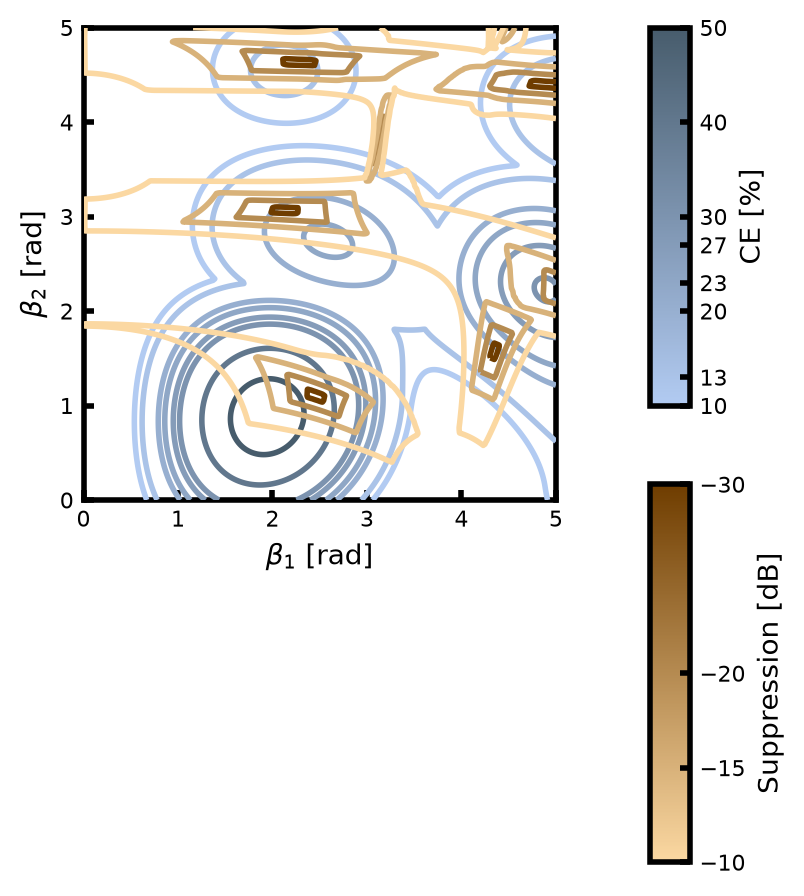

Recreate this plot in Python.
"""
ce_and_suppression_contour.py

For dual-tone phase modulation (ch1 at f with depth beta1/phase phi1, ch2 at
2f with depth beta2/phase phi2 -- see dual_tone_amplitudes in
comb_displayer.py), maps out, on the (beta1, beta2) plane, which (beta1,
beta2) pairs can reach each of two families of user-specified targets, at
*some* choice of phi2 (phi1 fixed at PHI1_DEG as an overall phase reference --
it doesn't affect any |A_p|^2, so fixing it loses no generality):

  CE_LIST_PERCENT:     conversion efficiency into WANTED_ORDER, |A_{+1}|^2 (%)
  SUPPRESSION_LIST_DB: the worse of carrier suppression (|A_0|^2) and
                       sideband suppression (|A_-1|^2 / |A_+1|^2), i.e. the
                       same minimax objective as ce_suppression_tradeoff.py

For each (beta1, beta2), "achievable at some phi2" is defined via the BEST
case over phi2: CE_max(beta1, beta2) = max over phi2 of CE, and
best_minimax(beta1, beta2) = min over phi2 of max(carrier_supp_dB,
sideband_supp_dB). A target CE is achievable wherever CE_max >= target (you
can always back off from the best case); a target suppression level is
achievable wherever best_minimax <= target. Setting FIXED_PHI2_DEG instead
skips this per-metric optimization entirely: every field is evaluated at
that one fixed phi2 (same value for every beta1, beta2 point), showing what
a single real phase setting actually delivers across the plane rather than
each metric's own best-case ceiling. Each requested value becomes one
opaque contour line, colored by where it falls within its own family's
gradient (CE: pale -> CE_COLOR_HIGH as CE increases; suppression: pale ->
SUPP_COLOR_HIGH as the suppression requirement gets stricter/more negative).
Both families are drawn on the same (beta1, beta2) axes; two small vertical
colorbars alongside it (rather than a legend) show which color corresponds
to which requested value.

The (beta1, beta2, phi2) grid is evaluated in one vectorized pass per order
(a matrix product over the shared Jacobi-Anger k-sum), not a per-point
optimizer call, since phi2 only enters through a finite Fourier series -- see
_amplitude_grid.
"""

import sys
from pathlib import Path
sys.path.insert(0, str(Path(__file__).resolve().parent.parent / 'experiment_control'))

import numpy as np
import matplotlib.pyplot as plt
import matplotlib.colors as mcolors
from matplotlib.widgets import TextBox
from scipy.special import jv

from graphics import (
    DARKBLUE2, LIGHTBLUE2, RED2,
    spine_linewidth, tick_width, tick_direction,
    axis_label_fontsize, tick_label_fontsize,
)

# ── target values ──────────────────────────────────────────────────────────────
CE_LIST_PERCENT     = [6, 20, 35, 47, 54]      # conversion efficiency into WANTED_ORDER
SUPPRESSION_LIST_DB = [-10, -14, -20, -30, -40]      # worse of carrier/sideband suppression
# CE_LIST_PERCENT     = [41, 43, 45, 47, 48.5, 50]      # conversion efficiency into WANTED_ORDER
# SUPPRESSION_LIST_DB = [-46, -40, -33.5, -30]      # worse of carrier/sideband suppression
CE_LIST_PERCENT     = [6, 20, 35, 47, 54, 10, 13, 0.6]      # conversion efficiency into WANTED_ORDER
SUPPRESSION_LIST_DB = [-5, -10, -14, -20, -40] 
CE_LIST_PERCENT     = [10, 20, 30, 40, 50, 23, 27, 13]      # conversion efficiency into WANTED_ORDER
SUPPRESSION_LIST_DB = [-20, -30, -15, -10] 
# ─────────────────────────────────────────────────────────────────────────────

# ── orders / phase convention ─────────────────────────────────────────────────
WANTED_ORDER   =  1    # CE = |A_{WANTED_ORDER}|^2 (fraction of total input power)
UNWANTED_ORDER = -1    # sideband suppression = |A_{UNWANTED_ORDER}|^2 / |A_{WANTED_ORDER}|^2
CARRIER_ORDER  =  0    # carrier suppression  = |A_{CARRIER_ORDER}|^2
PHI1_DEG = 0.0         # ch1 phase, fixed reference (see module docstring)
# ─────────────────────────────────────────────────────────────────────────────

# ── beta1/beta2 grid ───────────────────────────────────────────────────────────
BETA1_BOUNDS = (0.0, 5)   # rad
BETA2_BOUNDS = (0.0, 5)   # rad
# BETA1_BOUNDS = (2.3, 2.6)   # rad
# BETA2_BOUNDS = (1.0, 1.2)   # rad
GRID_N1 = 300               # beta1 samples
GRID_N2 = 300               # beta2 samples
PHI2_N  = 361               # phi2 samples swept per (beta1, beta2) point (1 deg resolution)

# None (default): each (beta1, beta2) point's fields are the BEST achievable
# value over a PHI2_N-point phi2 sweep, independently per metric (see
# _compute_fields) -- "can this beta pair reach X at *some* phi2".
# A number instead: skip the sweep/optimization entirely and evaluate every
# field at that ONE fixed phi2 (the same value for every (beta1, beta2)
# point) -- "does this beta pair reach X at *this specific* phi2", i.e. what
# a single real hardware phase setting actually delivers across the plane,
# rather than each metric's own best-case ceiling.
FIXED_PHI2_DEG = None
# ─────────────────────────────────────────────────────────────────────────────

# ── CE contours ────────────────────────────────────────────────────────────────
# Each requested CE level is drawn fully opaque, colored along a gradient from
# CE_COLOR_LOW (smallest requested CE) to CE_COLOR_HIGH (largest).
CE_COLOR_LOW  = LIGHTBLUE2
CE_COLOR_HIGH = DARKBLUE2
CE_ALPHA      = 1.0
CE_LINESTYLE  = '-'
CE_LINEWIDTH  = 2.0
CE_ZORDER = 3
# ─────────────────────────────────────────────────────────────────────────────

# ── suppression contours ──────────────────────────────────────────────────────
# SHOW_SEPARATE_SUPPRESSION = False: one "combined" field per (beta1, beta2)
# -- the best-over-phi2 minimax of carrier and sideband suppression (the same
# metric ce_suppression_tradeoff.py optimizes) -- contoured at
# SUPPRESSION_LIST_DB in SUPP_COLOR_LOW -> SUPP_COLOR_HIGH (red).
# SHOW_SEPARATE_SUPPRESSION = True: skip that combined field and instead
# contour carrier suppression (order CARRIER_ORDER, i.e. order 0) and
# sideband suppression (order UNWANTED_ORDER, i.e. order -1) SEPARATELY, each
# still best-over-phi2 but optimized independently of the other -- both at
# the same SUPPRESSION_LIST_DB levels, carrier in CARRIER_SUPP_COLOR_LOW ->
# CARRIER_SUPP_COLOR_HIGH (green), sideband in SUPP_COLOR_LOW -> SUPP_COLOR_HIGH
# (the same red as the combined case).
SHOW_SEPARATE_SUPPRESSION = False

# Each requested suppression level is drawn fully opaque, colored along a
# gradient from *_COLOR_LOW (weakest/smallest-magnitude requested
# suppression) to *_COLOR_HIGH (strictest/largest-magnitude).
SUPP_COLOR_LOW  = '#FBD8A2'   # sideband suppression (order -1) -- red
SUPP_COLOR_HIGH = '#6F3D00'
SUPP_ALPHA      = 1.0
SUPP_LINESTYLE  = '-'
SUPP_LINEWIDTH  = 2.0
SUPP_ZORDER = 4

CARRIER_SUPP_COLOR_LOW  = '#cce5cc'   # carrier suppression (order 0) -- green, SHOW_SEPARATE_SUPPRESSION only
CARRIER_SUPP_COLOR_HIGH = '#004c00'
CARRIER_SUPP_ALPHA      = 1.0
CARRIER_SUPP_LINESTYLE  = '-'
CARRIER_SUPP_LINEWIDTH  = 3.0
CARRIER_SUPP_ZORDER = 5
# ─────────────────────────────────────────────────────────────────────────────

# ── plot layout ────────────────────────────────────────────────────────────────
SHOW_GRID      = False
SHOW_COLORBARS = True   # two vertically stacked colorbars (CE above suppression) instead of a legend
XLIM = None   # None = BETA1_BOUNDS
YLIM = None   # None = BETA2_BOUNDS

axes_width_mm  = 60.0
axes_height_mm = 60.0
left_mm    = 20.0
right_mm   = 22.0   # wide enough for the colorbars' tick labels + rotated ylabel
bottom_mm  = 16.0
top_mm     =  8.0

# Colorbar strip to the right of the main axes: 2 (combined suppression) or
# 3 (SHOW_SEPARATE_SUPPRESSION) bars stacked top to bottom, CE always on top.
# Each bar gets a FIXED height (colorbar_height_mm) regardless of how many
# are stacked -- rather than dividing axes_height_mm evenly -- so a label
# like "Carrier suppression [dB]" always has the same room whether there are
# 2 or 3 bars. The colorbar stack and the main axes share the same top edge;
# whichever of the two (stack height vs axes_height_mm) is taller sets the
# plot's total vertical extent, so the shorter one just doesn't reach as far
# down.
colorbar_width_mm  = 5.0
colorbar_height_mm = 48.0   # tall enough that the longest label ("Carrier suppression [dB]") fits at axis_label_fontsize
colorbar_gap_mm    = 12.0   # horizontal gap between the main axes and the colorbars
colorbar_vgap_mm   = 10.0   # vertical gap between stacked colorbars
colorbars_fig_left_mm = 3.0   # small left buffer for the standalone colorbars-only figure below
# ─────────────────────────────────────────────────────────────────────────────

# ── publication export ────────────────────────────────────────────────────────
# When True: removes axis/tick labels and the legend, and saves an SVG to
# SAVE_FOLDER (in addition to the normal figure that's still shown/PNG-saved).
# When SHOW_COLORBARS is also True, a second, entirely separate SVG
# (COLORBARS_PUBLICATION_SVG_NAME) is saved containing ONLY the colorbar
# stack (with its labels/ticks -- unlike the main plot, blank colorbars would
# be useless), meant to be composited alongside the label-stripped main
# figure in whatever tool assembles the final publication figure.
FOR_PUBLICATION = True
SAVE_FOLDER = r"C:\Users\jake\OneDrive - UCB-O365\quantum_nanophoxonics\media"
PUBLICATION_SVG_NAME = 'ce_and_suppression_contour.svg'
COLORBARS_PUBLICATION_SVG_NAME = 'ce_and_suppression_contour_colorbars.svg'
# ─────────────────────────────────────────────────────────────────────────────

# ── interactive mode ───────────────────────────────────────────────────────────
# If True, main() skips the static save/show path entirely and instead opens a
# window with the contour plot plus two text boxes (CE levels, suppression
# levels, comma/whitespace separated). Editing a box and pressing Enter
# reparses that list and redraws immediately. The (beta1, beta2, phi2) field
# evaluation -- the expensive part -- runs once at startup; every redraw only
# recomputes the (cheap) contour lines and colorbars from the cached fields.
INTERACTIVE = False
INTERACTIVE_TEXTBOX_HEIGHT_MM = 10.0
INTERACTIVE_TEXTBOX_GAP_MM    =  6.0   # vertical gap: plot -> boxes, and between the two boxes
# ─────────────────────────────────────────────────────────────────────────────


# ─────────────────────────────────────────────────────────────────────────────
# Theory / fields
# ─────────────────────────────────────────────────────────────────────────────

def _k_trunc():
    return int(2 * max(BETA1_BOUNDS[1], BETA2_BOUNDS[1])) + 20


def _amplitude_grid(beta1_vals, beta2_vals, phi2_vals_rad, order):
    """
    A_order[i, j, m] = complex amplitude at harmonic `order`, for every
    combination of beta1_vals[i], beta2_vals[j], phi2_vals_rad[m].

        A_p = Sum_k J_{p-2k}(beta1) * J_k(beta2) * exp(i[(p-2k)*phi1 + k*phi2])

    phi2 only enters through the exp(i*k*phi2) factor, so for fixed
    (beta1, beta2) this is a finite Fourier series in phi2 -- computed here
    for every (beta1, beta2, phi2) at once as a single matrix product
    (contracting over k), rather than looping per grid point.
    """
    k_trunc = _k_trunc()
    k = np.arange(-k_trunc, k_trunc + 1)
    phi1_rad = np.deg2rad(PHI1_DEG)

    X = jv(order - 2 * k, beta1_vals[:, None]) * np.exp(1j * (order - 2 * k) * phi1_rad)  # (n1, nk)
    Y = jv(k, beta2_vals[:, None])                                                          # (n2, nk)
    Z = np.exp(1j * np.outer(k, phi2_vals_rad))                                             # (nk, nphi2)

    C = X[:, None, :] * Y[None, :, :]        # (n1, n2, nk)
    n1, n2, nk = C.shape
    return (C.reshape(n1 * n2, nk) @ Z).reshape(n1, n2, -1)


def _compute_fields(beta1_vals, beta2_vals):
    """
    Returns (ce_field, minimax_field, carrier_field, sideband_field), each
    shape (len(beta1_vals), len(beta2_vals)).

    FIXED_PHI2_DEG is None (default): each field is the BEST value of that
    metric over a PHI2_N-point phi2 sweep, independently per metric -- the
    phi2 achieving carrier_field needn't be the same one achieving
    sideband_field or minimax_field.

    FIXED_PHI2_DEG is a number: no sweep/optimization at all -- every field
    is just that metric's actual value at that one fixed phi2 (the same
    phi2 for every (beta1, beta2) point).
    """
    if FIXED_PHI2_DEG is not None:
        phi2_vals_rad = np.deg2rad(np.array([FIXED_PHI2_DEG]))
    else:
        phi2_vals_rad = np.deg2rad(np.linspace(0.0, 360.0, PHI2_N, endpoint=False))

    p_carrier = np.abs(_amplitude_grid(beta1_vals, beta2_vals, phi2_vals_rad, CARRIER_ORDER)) ** 2
    p_wanted  = np.abs(_amplitude_grid(beta1_vals, beta2_vals, phi2_vals_rad, WANTED_ORDER)) ** 2
    p_unwanted = np.abs(_amplitude_grid(beta1_vals, beta2_vals, phi2_vals_rad, UNWANTED_ORDER)) ** 2

    ce_percent = p_wanted * 100.0
    carrier_supp_db = 10.0 * np.log10(np.maximum(p_carrier, 1e-30))
    sideband_supp_db = (10.0 * np.log10(np.maximum(p_unwanted, 1e-30))
                         - 10.0 * np.log10(np.maximum(p_wanted, 1e-30)))
    minimax_db = np.maximum(carrier_supp_db, sideband_supp_db)

    if FIXED_PHI2_DEG is not None:
        ce_field = ce_percent[:, :, 0]
        minimax_field = minimax_db[:, :, 0]
        carrier_field = carrier_supp_db[:, :, 0]
        sideband_field = sideband_supp_db[:, :, 0]
    else:
        ce_field = ce_percent.max(axis=-1)
        minimax_field = minimax_db.min(axis=-1)
        carrier_field = carrier_supp_db.min(axis=-1)
        sideband_field = sideband_supp_db.min(axis=-1)
    return ce_field, minimax_field, carrier_field, sideband_field


# ─────────────────────────────────────────────────────────────────────────────
# Plot
# ─────────────────────────────────────────────────────────────────────────────

def _level_colormap(levels, color_low, color_high):
    """LinearSegmentedColormap running from color_low (at min(levels)) to
    color_high (at max(levels)), plus a Normalize spanning that same range."""
    cmap = mcolors.LinearSegmentedColormap.from_list('grad', [color_low, color_high])
    lo, hi = min(levels), max(levels)
    norm = mcolors.Normalize(vmin=lo, vmax=hi if hi > lo else lo + 1.0)
    return cmap, norm


def _field_source_phrase():
    """A noun phrase describing a field's extremum, for warning/print
    messages -- best-over-phi2 (default) or one fixed phi2 (FIXED_PHI2_DEG).
    Reads naturally after both "exceeds ..." and "is better than ...":
    "exceeds the best achievable value anywhere on the grid" / "exceeds the
    value anywhere on the grid at the fixed phi2=X deg"."""
    if FIXED_PHI2_DEG is not None:
        return f"the value anywhere on the grid at the fixed phi2={FIXED_PHI2_DEG:g} deg"
    return "the best achievable value anywhere on the grid"


def _draw_ce_contours(ax, B1, B2, ce_max, cmap, norm):
    levels = sorted(set(CE_LIST_PERCENT))
    field_max = ce_max.max()
    for level in levels:
        if level > field_max:
            print(f"  Warning: CE={level:g}% exceeds {_field_source_phrase()} "
                  f"({field_max:.2f}%); that contour won't appear.")
            continue
        color = mcolors.to_rgba(cmap(norm(level)), CE_ALPHA)
        ax.contour(B1, B2, ce_max, levels=[level], colors=[color],
                   linewidths=CE_LINEWIDTH, linestyles=CE_LINESTYLE, zorder=CE_ZORDER)


def _draw_suppression_like_contours(ax, B1, B2, field, cmap, norm, linestyle, linewidth, alpha,
                                     zorder, name):
    """
    Draws SUPPRESSION_LIST_DB as contours of `field` (a suppression-style
    metric in dB, more negative = better -- the combined minimax, or
    carrier/sideband suppression alone; either best-over-phi2 or at one
    fixed phi2, see _compute_fields/FIXED_PHI2_DEG). `name` only affects the
    console warning when a requested level isn't reached anywhere on the grid.
    """
    levels = sorted(set(SUPPRESSION_LIST_DB))
    field_min = field.min()
    for level in levels:
        if level < field_min:
            print(f"  Warning: {name} suppression={level:g} dB is better than {_field_source_phrase()} "
                  f"({field_min:.2f} dB); that contour won't appear.")
            continue
        color = mcolors.to_rgba(cmap(norm(level)), alpha)
        ax.contour(B1, B2, field, levels=[level], colors=[color],
                   linewidths=linewidth, linestyles=linestyle, zorder=zorder)


def _compute_colorbar_specs():
    """
    Returns the (ylabel, cmap, norm, levels, invert_yaxis) list -- CE first,
    then either the combined suppression or the separate carrier/sideband
    pair (per SHOW_SEPARATE_SUPPRESSION), topmost first. Shared by
    _draw_all_contours (which pulls each spec's cmap/norm to color its
    matching contours) and _build_colorbars_figure (the standalone
    colorbars-only publication figure), so the two never drift apart.
    """
    ce_levels = sorted(set(CE_LIST_PERCENT))
    ce_cmap, ce_norm = _level_colormap(ce_levels, CE_COLOR_LOW, CE_COLOR_HIGH)
    specs = [('CE [%]', ce_cmap, ce_norm, ce_levels, False)]

    # Reversed color order (*_COLOR_HIGH first): levels are negative dB, so
    # the most negative (strictest) requested value sits at norm's low end
    # but should still map to the "strong"/dark end of the gradient.
    supp_levels = sorted(set(SUPPRESSION_LIST_DB))
    if SHOW_SEPARATE_SUPPRESSION:
        carrier_cmap, carrier_norm = _level_colormap(supp_levels, CARRIER_SUPP_COLOR_HIGH,
                                                       CARRIER_SUPP_COLOR_LOW)
        specs.append(('Carrier suppression [dB]', carrier_cmap, carrier_norm, supp_levels, True))

        sideband_cmap, sideband_norm = _level_colormap(supp_levels, SUPP_COLOR_HIGH, SUPP_COLOR_LOW)
        specs.append(('Sideband suppression [dB]', sideband_cmap, sideband_norm, supp_levels, True))
    else:
        supp_cmap, supp_norm = _level_colormap(supp_levels, SUPP_COLOR_HIGH, SUPP_COLOR_LOW)
        specs.append(('Suppression [dB]', supp_cmap, supp_norm, supp_levels, True))

    return specs


def _draw_all_contours(ax, B1, B2, ce_max, best_minimax, best_carrier_supp, best_sideband_supp):
    """
    Draws CE contours plus either the combined suppression contours or the
    separate carrier/sideband contours (per SHOW_SEPARATE_SUPPRESSION) onto
    ax, using the colors from _compute_colorbar_specs(). Returns that same
    specs list.
    """
    specs = _compute_colorbar_specs()
    _draw_ce_contours(ax, B1, B2, ce_max, specs[0][1], specs[0][2])

    if SHOW_SEPARATE_SUPPRESSION:
        _, carrier_cmap, carrier_norm, _, _ = specs[1]
        _draw_suppression_like_contours(ax, B1, B2, best_carrier_supp, carrier_cmap, carrier_norm,
                                         CARRIER_SUPP_LINESTYLE, CARRIER_SUPP_LINEWIDTH,
                                         CARRIER_SUPP_ALPHA, CARRIER_SUPP_ZORDER, 'carrier')
        _, sideband_cmap, sideband_norm, _, _ = specs[2]
        _draw_suppression_like_contours(ax, B1, B2, best_sideband_supp, sideband_cmap, sideband_norm,
                                         SUPP_LINESTYLE, SUPP_LINEWIDTH, SUPP_ALPHA, SUPP_ZORDER,
                                         'sideband')
    else:
        _, supp_cmap, supp_norm, _, _ = specs[1]
        _draw_suppression_like_contours(ax, B1, B2, best_minimax, supp_cmap, supp_norm,
                                         SUPP_LINESTYLE, SUPP_LINEWIDTH, SUPP_ALPHA, SUPP_ZORDER,
                                         'combined')

    return specs


def _style_colorbar(cb, ylabel, show_labels: bool = True):
    if show_labels:
        cb.ax.set_ylabel(ylabel, fontsize=axis_label_fontsize)
        cb.ax.tick_params(direction=tick_direction, width=tick_width, labelsize=tick_label_fontsize)
    else:
        cb.ax.set_ylabel('')
        cb.ax.tick_params(direction=tick_direction, width=tick_width,
                           labelleft=False, labelright=False)
    cb.outline.set_linewidth(spine_linewidth)


def _colorbar_stack_height_mm(n):
    return n * colorbar_height_mm + max(n - 1, 0) * colorbar_vgap_mm


def _make_colorbar_axes(fig, n, cbar_left, cbar_w, plot_top_mm, fig_h):
    """Creates n empty axes stacked vertically, each a fixed colorbar_height_mm
    tall regardless of n, top-aligned with plot_top_mm (the shared top edge
    with the main axes) -- to be filled (once, or repeatedly) by
    _fill_colorbars."""
    caxes = []
    for i in range(n):
        top_mm_i = plot_top_mm - i * (colorbar_height_mm + colorbar_vgap_mm)
        bottom_mm_i = top_mm_i - colorbar_height_mm
        caxes.append(fig.add_axes([cbar_left, bottom_mm_i / fig_h, cbar_w, colorbar_height_mm / fig_h]))
    return caxes


def _fill_colorbars(fig, caxes, specs, show_labels: bool = True):
    """(Re-)draws one colorbar per (cax, spec) pair, clearing each cax first
    so this is safe to call repeatedly (e.g. on every interactive redraw)."""
    for cax, (label, cmap, norm, levels, invert) in zip(caxes, specs):
        cax.clear()
        cb = fig.colorbar(plt.cm.ScalarMappable(norm=norm, cmap=cmap), cax=cax, ticks=levels)
        _style_colorbar(cb, label, show_labels)
        if invert:
            cb.ax.invert_yaxis()


def _draw_stacked_colorbars(fig, specs, cbar_left, cbar_w, plot_top_mm, fig_h, show_labels: bool = True):
    """One-shot version for the static figure: makes fresh axes and fills them."""
    caxes = _make_colorbar_axes(fig, len(specs), cbar_left, cbar_w, plot_top_mm, fig_h)
    _fill_colorbars(fig, caxes, specs, show_labels)


def _build_colorbars_figure(specs, show_labels: bool):
    """
    Standalone figure containing ONLY the colorbar stack. show_labels=False
    (the FOR_PUBLICATION case) strips the ylabel and tick labels -- matching
    this project's usual "for publication" convention -- leaving just the
    bare colored bars (plus tick marks) to be composited as the color key
    alongside the label-stripped main plot.
    """
    stack_mm = _colorbar_stack_height_mm(len(specs))
    fig_w = colorbars_fig_left_mm + colorbar_width_mm + right_mm
    fig_h = bottom_mm + stack_mm + top_mm
    fig = plt.figure(figsize=(fig_w / 25.4, fig_h / 25.4))

    cbar_left = colorbars_fig_left_mm / fig_w
    cbar_w = colorbar_width_mm / fig_w
    plot_top_mm = bottom_mm + stack_mm
    _draw_stacked_colorbars(fig, specs, cbar_left, cbar_w, plot_top_mm, fig_h, show_labels)

    return fig


def _build_contour_figure(beta1_vals, beta2_vals, ce_max, best_minimax, best_carrier_supp,
                           best_sideband_supp, show_labels: bool):
    show_colorbars = show_labels and SHOW_COLORBARS
    n_colorbars = (3 if SHOW_SEPARATE_SUPPRESSION else 2) if show_colorbars else 0
    extra_mm = (colorbar_gap_mm + colorbar_width_mm) if show_colorbars else 0.0

    # The main axes and the colorbar stack share the same top edge; whichever
    # is taller (axes_height_mm vs the colorbar stack) sets the plot's total
    # vertical extent, so the shorter one just doesn't reach as far down.
    plot_region_mm = max(axes_height_mm, _colorbar_stack_height_mm(n_colorbars))

    fig_w = left_mm + axes_width_mm + extra_mm + right_mm
    fig_h = bottom_mm + plot_region_mm + top_mm
    fig = plt.figure(figsize=(fig_w / 25.4, fig_h / 25.4))

    plot_top_mm = bottom_mm + plot_region_mm
    axes_bottom_mm = plot_top_mm - axes_height_mm
    ax = fig.add_axes([left_mm / fig_w, axes_bottom_mm / fig_h,
                        axes_width_mm / fig_w, axes_height_mm / fig_h])

    B1, B2 = np.meshgrid(beta1_vals, beta2_vals, indexing='ij')
    specs = _draw_all_contours(ax, B1, B2, ce_max, best_minimax, best_carrier_supp, best_sideband_supp)

    for spine in ax.spines.values():
        spine.set_linewidth(spine_linewidth)
    ax.tick_params(axis='both', direction=tick_direction,
                   width=tick_width, labelsize=tick_label_fontsize)

    ax.set_xlim(*(XLIM if XLIM is not None else BETA1_BOUNDS))
    ax.set_ylim(*(YLIM if YLIM is not None else BETA2_BOUNDS))

    if show_labels:
        ax.set_xlabel(r'$\beta_1$ [rad]', fontsize=axis_label_fontsize)
        ax.set_ylabel(r'$\beta_2$ [rad]', fontsize=axis_label_fontsize)
        if SHOW_GRID:
            ax.grid()
    else:
        ax.set_xlabel('')
        ax.set_ylabel('')
        ax.tick_params(labelbottom=False, labelleft=False)

    if show_colorbars:
        cbar_left = (left_mm + axes_width_mm + colorbar_gap_mm) / fig_w
        cbar_w = colorbar_width_mm / fig_w
        _draw_stacked_colorbars(fig, specs, cbar_left, cbar_w, plot_top_mm, fig_h)

    return fig, ax


def _parse_number_list(text):
    """Parses a comma- and/or whitespace-separated list of numbers, e.g.
    '10, 20, 30' or '10 20 30'."""
    return [float(tok) for tok in text.replace(',', ' ').split()]


def _format_number_list(values):
    return ', '.join(f'{v:g}' for v in values)


def _run_interactive(beta1_vals, beta2_vals, ce_max, best_minimax, best_carrier_supp,
                      best_sideband_supp):
    """
    Opens an interactive window: the contour plot + colorbars on top, two
    text boxes (CE levels, suppression levels) below. Submitting a box (press
    Enter) reparses CE_LIST_PERCENT/SUPPRESSION_LIST_DB from its text and
    redraws -- the fields (already computed once by the caller) are reused
    as-is, so only the cheap contour/colorbar drawing reruns. The number of
    colorbars (2 combined, or 3 with SHOW_SEPARATE_SUPPRESSION) is fixed for
    the session at whatever SHOW_SEPARATE_SUPPRESSION is when this opens.
    """
    global CE_LIST_PERCENT, SUPPRESSION_LIST_DB

    box_h_mm = INTERACTIVE_TEXTBOX_HEIGHT_MM
    box_gap_mm = INTERACTIVE_TEXTBOX_GAP_MM
    extra_right_mm = colorbar_gap_mm + colorbar_width_mm
    n_colorbars = 3 if SHOW_SEPARATE_SUPPRESSION else 2

    # Bottom-to-top: [box_gap][supp box][box_gap][CE box][bottom_mm, for the
    # main axes' own x-ticks/x-label][axes and colorbar stack, sharing a top
    # edge][top_mm]. bottom_mm is reused unchanged from the static layout --
    # it's still just "room below the axes for its ticks and x-label" -- the
    # text boxes stack BELOW that, not inside it.
    plot_region_mm = max(axes_height_mm, _colorbar_stack_height_mm(n_colorbars))

    fig_w = left_mm + axes_width_mm + extra_right_mm + right_mm
    boxes_mm = box_gap_mm + box_h_mm + box_gap_mm + box_h_mm + box_gap_mm
    plot_bottom_mm = bottom_mm + boxes_mm
    plot_top_mm = plot_bottom_mm + plot_region_mm
    axes_bottom_mm = plot_top_mm - axes_height_mm
    fig_h = plot_top_mm + top_mm

    fig = plt.figure(figsize=(fig_w / 25.4, fig_h / 25.4))
    ax = fig.add_axes([left_mm / fig_w, axes_bottom_mm / fig_h,
                        axes_width_mm / fig_w, axes_height_mm / fig_h])

    cbar_left = (left_mm + axes_width_mm + colorbar_gap_mm) / fig_w
    cbar_w = colorbar_width_mm / fig_w
    caxes = _make_colorbar_axes(fig, n_colorbars, cbar_left, cbar_w, plot_top_mm, fig_h)

    box_w_frac = axes_width_mm / fig_w
    ce_box_ax = fig.add_axes([left_mm / fig_w, (box_gap_mm + box_h_mm + box_gap_mm) / fig_h,
                               box_w_frac, box_h_mm / fig_h])
    supp_box_ax = fig.add_axes([left_mm / fig_w, box_gap_mm / fig_h, box_w_frac, box_h_mm / fig_h])

    B1, B2 = np.meshgrid(beta1_vals, beta2_vals, indexing='ij')

    def redraw():
        ax.clear()

        specs = _draw_all_contours(ax, B1, B2, ce_max, best_minimax, best_carrier_supp,
                                    best_sideband_supp)

        for spine in ax.spines.values():
            spine.set_linewidth(spine_linewidth)
        ax.tick_params(axis='both', direction=tick_direction,
                       width=tick_width, labelsize=tick_label_fontsize)
        ax.set_xlim(*(XLIM if XLIM is not None else BETA1_BOUNDS))
        ax.set_ylim(*(YLIM if YLIM is not None else BETA2_BOUNDS))
        ax.set_xlabel(r'$\beta_1$ [rad]', fontsize=axis_label_fontsize)
        ax.set_ylabel(r'$\beta_2$ [rad]', fontsize=axis_label_fontsize)
        if SHOW_GRID:
            ax.grid()

        _fill_colorbars(fig, caxes, specs)

        fig.canvas.draw_idle()

    def on_submit_ce(text):
        global CE_LIST_PERCENT
        try:
            CE_LIST_PERCENT = _parse_number_list(text)
        except ValueError:
            print(f"Could not parse CE list {text!r} as numbers; leaving it unchanged.")
            return
        redraw()

    def on_submit_supp(text):
        global SUPPRESSION_LIST_DB
        try:
            SUPPRESSION_LIST_DB = _parse_number_list(text)
        except ValueError:
            print(f"Could not parse suppression list {text!r} as numbers; leaving it unchanged.")
            return
        redraw()

    # Title-above-box instead of TextBox's own left-of-box label: that label
    # renders outside (to the left of) the box axes, which would need a much
    # wider left_mm than the main plot's y-axis label ever does.
    ce_box_ax.set_title('CE [%]', fontsize=tick_label_fontsize, loc='left')
    ce_box = TextBox(ce_box_ax, '', initial=_format_number_list(CE_LIST_PERCENT))
    ce_box.on_submit(on_submit_ce)

    supp_box_ax.set_title('Suppression [dB]', fontsize=tick_label_fontsize, loc='left')
    supp_box = TextBox(supp_box_ax, '', initial=_format_number_list(SUPPRESSION_LIST_DB))
    supp_box.on_submit(on_submit_supp)

    redraw()
    plt.show()


# ─────────────────────────────────────────────────────────────────────────────
# Entry point
# ─────────────────────────────────────────────────────────────────────────────

def main():
    beta1_vals = np.linspace(*BETA1_BOUNDS, GRID_N1)
    beta2_vals = np.linspace(*BETA2_BOUNDS, GRID_N2)

    if FIXED_PHI2_DEG is not None:
        print(f"Evaluating {GRID_N1}x{GRID_N2} (beta1, beta2) grid at the fixed phi2={FIXED_PHI2_DEG:g} deg "
              f"(phi1={PHI1_DEG:.1f} deg fixed)...")
    else:
        print(f"Evaluating {GRID_N1}x{GRID_N2} (beta1, beta2) grid over {PHI2_N} phi2 samples "
              f"(phi1={PHI1_DEG:.1f} deg fixed)...")
    ce_max, best_minimax, best_carrier_supp, best_sideband_supp = _compute_fields(beta1_vals, beta2_vals)
    print(f"  CE (order {WANTED_ORDER:+d}), {_field_source_phrase()}: {ce_max.max():.2f}%")
    print(f"  Minimax suppression, {_field_source_phrase()}: {best_minimax.min():.2f} dB")
    print(f"  Carrier suppression, {_field_source_phrase()}: {best_carrier_supp.min():.2f} dB")
    print(f"  Sideband suppression, {_field_source_phrase()}: {best_sideband_supp.min():.2f} dB\n")

    if INTERACTIVE:
        print("Interactive mode: edit a text box and press Enter to redraw.")
        _run_interactive(beta1_vals, beta2_vals, ce_max, best_minimax, best_carrier_supp,
                          best_sideband_supp)
        return

    print("CE contours requested:", CE_LIST_PERCENT)
    print("Suppression contours requested (dB):", SUPPRESSION_LIST_DB, "\n")

    fig, ax = _build_contour_figure(beta1_vals, beta2_vals, ce_max, best_minimax, best_carrier_supp,
                                     best_sideband_supp, show_labels=True)

    if FOR_PUBLICATION:
        fig_pub, _ax_pub = _build_contour_figure(beta1_vals, beta2_vals, ce_max, best_minimax,
                                                   best_carrier_supp, best_sideband_supp,
                                                   show_labels=False)
        pub_path = Path(SAVE_FOLDER) / PUBLICATION_SVG_NAME
        fig_pub.savefig(pub_path, format='svg', bbox_inches='tight')
        print(f'Saved: {pub_path}')

        if SHOW_COLORBARS:
            fig_cbars = _build_colorbars_figure(_compute_colorbar_specs(), show_labels=False)
            cbars_path = Path(SAVE_FOLDER) / COLORBARS_PUBLICATION_SVG_NAME
            fig_cbars.savefig(cbars_path, format='svg', bbox_inches='tight')
            print(f'Saved: {cbars_path}')

    out_path = Path(__file__).parent / 'ce_and_suppression_contour.png'
    fig.savefig(out_path, dpi=200, bbox_inches='tight')
    print(f'Saved: {out_path}')

    plt.show()


if __name__ == '__main__':
    main()
